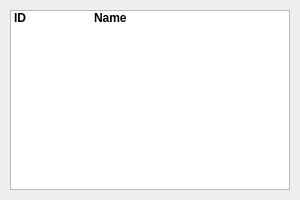
<?xml version="1.0" encoding="UTF-8"?>
<ui version="4.0">
 <class>ListDialog</class>
 <widget class="QDialog" name="ListDialog">
  <property name="windowModality">
   <enum>Qt::NonModal</enum>
  </property>
  <property name="geometry">
   <rect>
    <x>0</x>
    <y>0</y>
    <width>300</width>
    <height>200</height>
   </rect>
  </property>
  <property name="sizePolicy">
   <sizepolicy hsizetype="Fixed" vsizetype="Fixed">
    <horstretch>0</horstretch>
    <verstretch>0</verstretch>
   </sizepolicy>
  </property>
  <property name="minimumSize">
   <size>
    <width>300</width>
    <height>200</height>
   </size>
  </property>
  <property name="maximumSize">
   <size>
    <width>300</width>
    <height>200</height>
   </size>
  </property>
  <property name="contextMenuPolicy">
   <enum>Qt::DefaultContextMenu</enum>
  </property>
  <property name="windowTitle">
   <string>Kundensuche</string>
  </property>
  <property name="windowIcon">
   <iconset resource="ressource.qrc">
    <normaloff>:/main/res/icon.svg</normaloff>:/main/res/icon.svg</iconset>
  </property>
  <property name="modal">
   <bool>true</bool>
  </property>
  <widget class="QListWidget" name="listWidget">
   <property name="geometry">
    <rect>
     <x>10</x>
     <y>10</y>
     <width>280</width>
     <height>180</height>
    </rect>
   </property>
   <item>
    <property name="text">
     <string>ID	Name</string>
    </property>
    <property name="font">
     <font>
      <weight>75</weight>
      <bold>true</bold>
     </font>
    </property>
    <property name="flags">
     <set>NoItemFlags</set>
    </property>
   </item>
  </widget>
 </widget>
 <resources>
  <include location="ressource.qrc"/>
 </resources>
 <connections/>
</ui>
